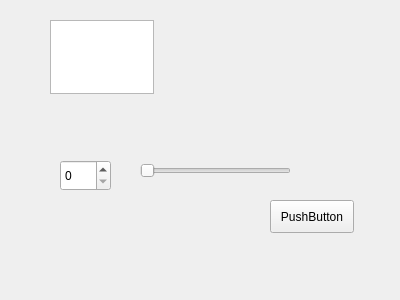
<?xml version="1.0" encoding="UTF-8"?>
<ui version="4.0">
 <class>MyForm</class>
 <widget class="QWidget" name="MyForm">
  <property name="geometry">
   <rect>
    <x>0</x>
    <y>0</y>
    <width>400</width>
    <height>300</height>
   </rect>
  </property>
  <property name="windowTitle">
   <string>Form</string>
  </property>
  <widget class="QSlider" name="horizontalSlider">
   <property name="geometry">
    <rect>
     <x>140</x>
     <y>160</y>
     <width>151</width>
     <height>21</height>
    </rect>
   </property>
   <property name="orientation">
    <enum>Qt::Horizontal</enum>
   </property>
  </widget>
  <widget class="QTextEdit" name="textEdit">
   <property name="geometry">
    <rect>
     <x>50</x>
     <y>20</y>
     <width>104</width>
     <height>74</height>
    </rect>
   </property>
  </widget>
  <widget class="QSpinBox" name="spinBox">
   <property name="geometry">
    <rect>
     <x>60</x>
     <y>160</y>
     <width>51</width>
     <height>31</height>
    </rect>
   </property>
  </widget>
  <widget class="QPushButton" name="pushButton">
   <property name="geometry">
    <rect>
     <x>270</x>
     <y>200</y>
     <width>84</width>
     <height>33</height>
    </rect>
   </property>
   <property name="text">
    <string>PushButton</string>
   </property>
  </widget>
  <zorder>textEdit</zorder>
  <zorder>spinBox</zorder>
  <zorder>horizontalSlider</zorder>
  <zorder>pushButton</zorder>
 </widget>
 <resources/>
 <connections>
  <connection>
   <sender>spinBox</sender>
   <signal>valueChanged(int)</signal>
   <receiver>horizontalSlider</receiver>
   <slot>setValue(int)</slot>
   <hints>
    <hint type="sourcelabel">
     <x>84</x>
     <y>181</y>
    </hint>
    <hint type="destinationlabel">
     <x>215</x>
     <y>140</y>
    </hint>
   </hints>
  </connection>
  <connection>
   <sender>horizontalSlider</sender>
   <signal>valueChanged(int)</signal>
   <receiver>spinBox</receiver>
   <slot>setValue(int)</slot>
   <hints>
    <hint type="sourcelabel">
     <x>235</x>
     <y>144</y>
    </hint>
    <hint type="destinationlabel">
     <x>107</x>
     <y>185</y>
    </hint>
   </hints>
  </connection>
 </connections>
</ui>
